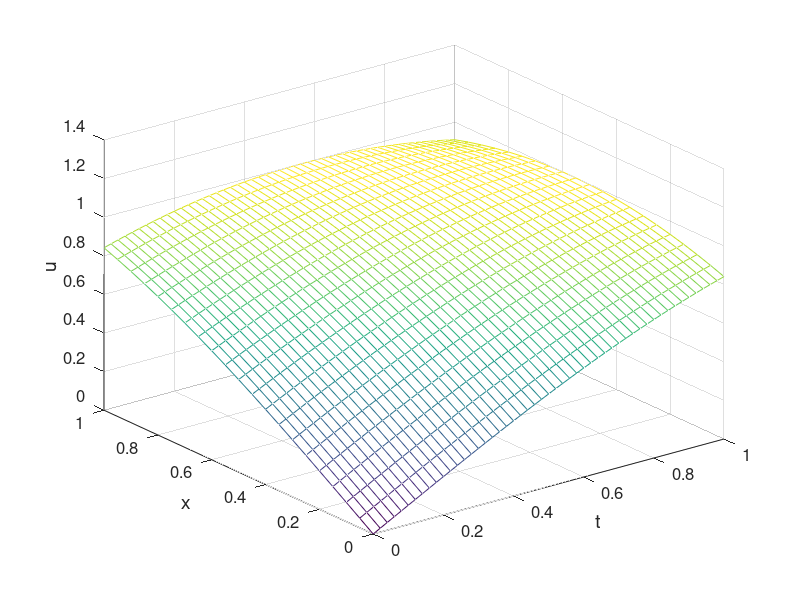

Reproduce this figure in MATLAB.
% fdm_cn.m
% Crank-Nicolson scheme for heat equation
% u_t=u_{xx}+f(x,t), (x,t) in (0,1)x(0,1],
% u(x,0)=sin(x), x in [0,1],
% u(0,t)=sin(t), u(1,t)=sin(1+t), t in (0,1].
% f(x,t)=cos(x+t)+sin(x+t),
% exact solution: u(x,t)=sin(x+t)
clear all; close all;
a=1;
h=0.05; x=[0:h:1];
tau=0.001; t=[0:tau:1];
r=a*tau/h^2;
M=length(x)-1; N=length(t)-1;
% constructing the coefficient matrix
e=r*ones(M-1,1);
A=spdiags([-e 2+2*e -e],[-1 0 1],M-1,M-1);
B=spdiags([e 2-2*e e],[-1 0 1],M-1,M-1);
% setting initial and boundary conditions
u=zeros(M+1,N+1);
u(:,1)=sin(x);
u(1,:)=sin(t); 
u(end,:)=sin(1+t);
for n=1:N
    F=tau*cos(x(2:M)'+t(n))+tau*sin(x(2:M)'+t(n))...
        +tau*cos(x(2:M)'+t(n+1))+tau*sin(x(2:M)'+t(n+1));
    F(1)=F(1)+r*u(1,n)+r*u(1,n+1);
    F(M-1)=F(M-1)+r*u(end,n)+r*u(end,n+1);
    % solving the system
    u(2:M,n+1)=A\B*u(2:M,n)+A\F;
end
% plot the figure
mesh(t(1:20:end),x,u(:,1:20:end))
set(gca,'fontsize',12)
xlabel('t','fontsize', 14) 
ylabel('x','fontsize',14)
zlabel('u','fontsize',14)

% calculating maximum error
[T X]=meshgrid(t,x);
ue=sin(X+T);

Error=max(max(abs(ue-u)))

% print -dpng -r600 fdm_cn.png
% print -depsc2 fdm_cn.eps
